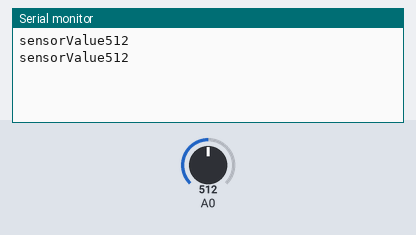
Bench run of a sketch on a simulated Arduino Uno, built with avr-gcc and run on an emulated ATmega328P. Parts: the last lines printed to the serial monitor. The test bench sets the inputs (shaded band); at power-on: A0 = 512.

Above: at 1.8 s.
1.9 s: A0 set to 716
At 2.8 s:
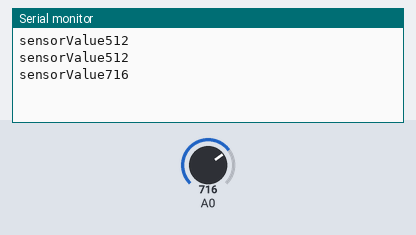
3.4 s: A0 set to 900
At 4.7 s:
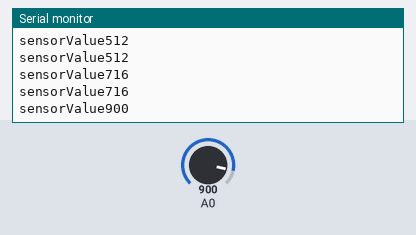
Timing chart, 0 to 6.4 s (numbered marks = the images above; inputs shaded):
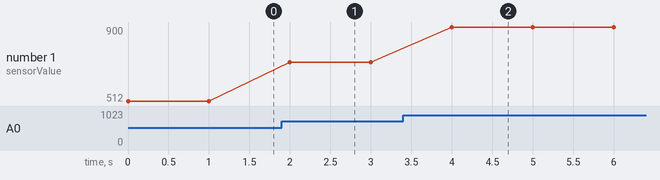

The sketch:

MQ_135_CODE.ino
```cpp
int sensorValue;
void setup()
{
    Serial.begin(9600);                              //UART setup, baudrate = 9600bps
  // Serial.print("MG-811 Demostration\n");
}

void loop()
{
   sensorValue=analogRead(A0);
   Serial.print("sensorValue");
   Serial.print(sensorValue);
   Serial.print("\n");
   delay(1000);
}
```

Measured:
- after the input at 1.9 s, the serial monitor: prints a new line after 0.10 s (image 1)
- after the input at 3.4 s, the serial monitor: prints a new line after 0.60 s (image 2)
- plotted number 1: 512 → 716 after the input at 1.9 s, 716 → 900 after the input at 3.4 s
